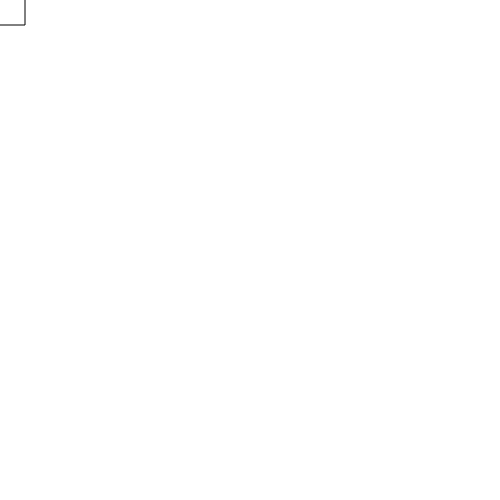
Frame 1 (no input)
Frame 60 (no input): identical to frame 1, image omitted
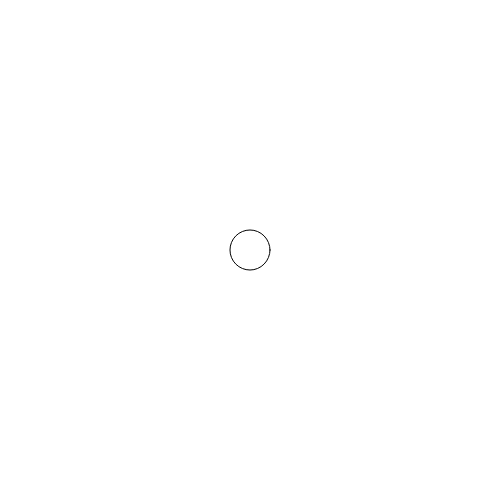
Frame 120 (the mouse pressed at the canvas centre since frame 60)

The p5.js sketch that drew these frames (run headless with seeded random() and noise() and a simulated clock; from frame 60 on, the mouse is pressed at the canvas centre):

// p5.js sketch
// ── sketch.js
function setup(){
  createCanvas(500,500);
  rectMode(CENTER);
}

function draw(){
  
  background(255);
  if(mouseIsPressed){
    ellipse(mouseX,mouseY,40,40);
  } else {
    rect(mouseX, mouseY, 50,50);
  }
}
